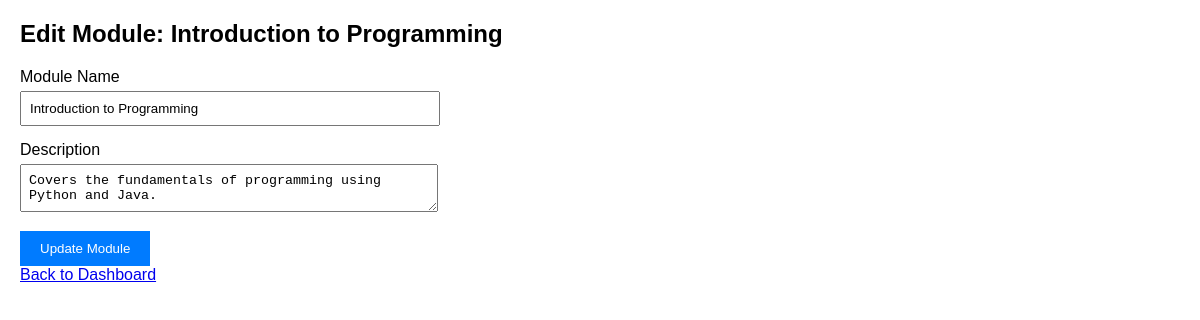
/admin/edit_module.php?id=1, run on the app's committed database.
### tables this page shows
CREATE TABLE `modules` (
  `ModuleID` int(11) NOT NULL,
  `ModuleName` text NOT NULL,
  `ModuleLeaderID` int(11) DEFAULT NULL,
  `Description` text DEFAULT NULL,
  `Image` text DEFAULT NULL
);

### admin/edit_module.php (the view, shortened to what this page needs)
<?php
require_once __DIR__ . '/../database/db.php';
$moduleId = $_GET['id'];
$sql = "SELECT ModuleID, ModuleName, Description FROM Modules WHERE ModuleID = ?";
$stmt = $conn->prepare($sql);
$stmt->bind_param("i", $moduleId);
$stmt->execute();
$result = $stmt->get_result();
$module = $result->fetch_assoc();
?>
<!DOCTYPE html>
<html lang="en">
<head>
    <link rel="stylesheet" href="assets/css/editM.css">
</head>
<body>
    <h2>Edit Module: <?php echo htmlspecialchars($module['ModuleName']); ?></h2>
    <form method="POST">
        <div class="form-group">
            <label for="module_name">Module Name</label>
            <input type="text" id="module_name" name="module_name" value="<?php echo htmlspecialchars($module['ModuleName']); ?>" required>
        </div>
        <div class="form-group">
            <label for="description">Description</label>
            <textarea id="description" name="description"><?php echo htmlspecialchars($module['Description']); ?></textarea>
        </div>
        <button type="submit">Update Module</button>
    </form>
    <a href="dashboard.php">Back to Dashboard</a>
</body>
</html>

### admin/assets/css/editM.css (style rules this page uses)
body { font-family: Arial, sans-serif; margin: 20px; }
.form-group { margin-bottom: 15px; }
label { display: block; margin-bottom: 5px; }
input, textarea { width: 100%; max-width: 400px; padding: 8px; }
button { padding: 10px 20px; background: #007bff; color: white; border: none; cursor: pointer; }

### data on the page
modules: ModuleName "Introduction to Programming", module_name "Introduction to Programming", description "Covers the fundamentals of programming using Python and Java."
